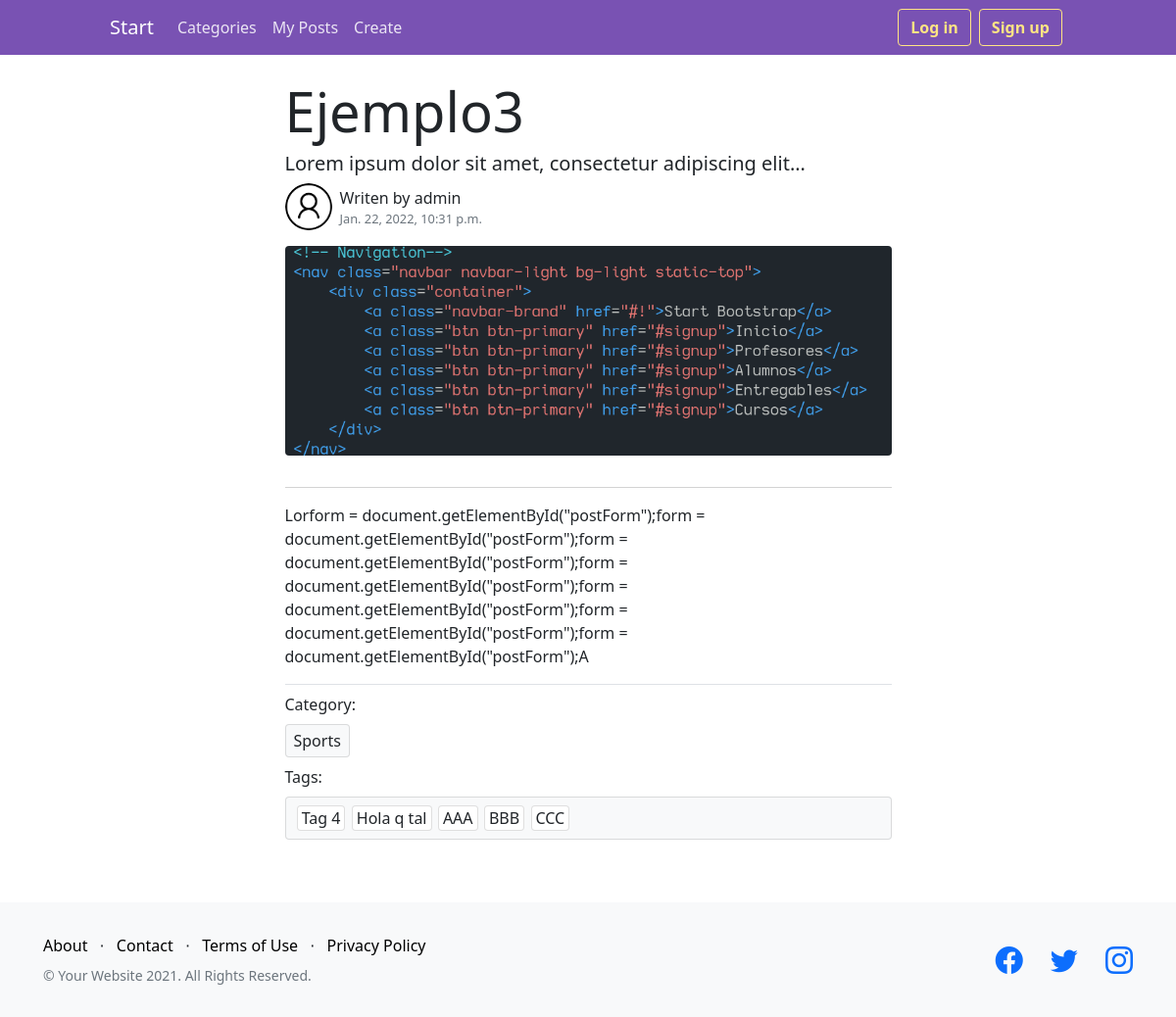
/blog/post/5, run on the app's committed database.
### blog/models.py (models this page shows, shortened)
class Post(models.Model):
    title = models.CharField(max_length=200)
    subtitle = models.CharField(max_length=200)
    date = models.DateTimeField(auto_now_add=True)
    content = RichTextField()
    image = models.ImageField(upload_to=custom_upload_to, blank=True)
    user = models.ForeignKey(User, on_delete=CASCADE)
    tags = models.ManyToManyField("Tag", blank=True)
    category = models.ForeignKey(Category, on_delete=CASCADE)
    class Meta:
        verbose_name = "post"
        verbose_name_plural = "posts"
        ordering = ["date", "title"]

class Category(models.Model):
    name = models.CharField(max_length=40)
    def __str__(self):
        return self.name
    class Meta:
        verbose_name_plural = "categories"

class Tag(models.Model):
    name = models.CharField(max_length=40, unique=True)
    def __str__(self):
        return self.name

### blog/views.py (the view)
# urls.py: path('post/<int:post_id>', views.get_post, name='Post'),
def get_post(request, post_id):
    post = Post.objects.get(id=post_id)
    tags = post.tags.all()
    author_avatar_url = Profile.avatar_url(post.user)
    return render(
        request,
        "blog/post.html",
        {"page": post.title, "post": post, "tags": tags, "avatar": author_avatar_url},
    )

### accounts/models.py (called while the page is built)
    def avatar_url(user):
        url = None
        try:
            url = Profile.objects.get(user=user).avatar.url
        except ObjectDoesNotExist:
            pass
        except ValueError:
            pass
        if url is None:
            url = str(settings.MEDIA_URL) + "profiles/default.png"
        return url

### blog/templates/blog/post.html
{% extends 'layout.html' %} {% block content %}
<div class="post-info">
  <div class="d-flex flex-column flex-xl-row-reverse justify-content-between">
    {% if post.user.id == user.id %}
      <div class="col-xl-auto col-12 d-flex flex-column">
        <a href="{% url 'Update' post.id %}" class="btn secondary-btn mb-1 d-block d-xl-inline w-100">
          Edit
        </a>
        <a href="{% url 'Delete' post.id %}" class="btn danger-btn mb-3 d-block d-xl-inline w-100">
          Delete
        </a>
      </div>
      <h3 class="display-4 col-xl-10">{{ post.title }}</h3>
    {% else %}
       <h3 class="display-4 w-100">{{ post.title }}</h3>
    {% endif %}
  </div>
  <h6 class="lead">{{ post.subtitle }}</h6>
  <a
    class="d-flex justify-content-start align-items-center link-container"
    href="{% url 'Profile' post.user.id %}"
  >
    <img src="{{ avatar }}" alt="author-avatar" class="author-avatar" />
    <div class="ms-2 d-flex flex-column">
      <span class="">Writen by {{ post.user }}</span>
      <span class="text-muted post-date">{{ post.date }}</span>
    </div>
  </a>
  <img src="{{ post.image.url }}" alt="post" class="w-100 post-image my-3" />
</div>
<div class="mt-3">{{ post.content | safe }}</div>
<div class="py-2 border-top">
  <span class="d-block">Category:</span>
  <a href="{% url 'Categories' %}?category={{ post.category.id }}" class="card bg-light fit-content px-2 py-1 my-2">{{ post.category }}</a>
  <span class="d-block">Tags:</span>
  <ul id="tagList" class="card bg-light mt-2 p-2 tag-list-ro">
    {% if tags %}
      {% for tag in tags %}
        <li class="card px-1">
          {{ tag }}
        </li>
      {% endfor %}
    {% else %}
      <span class="text-center text-muted w-100" id="noTagsText">No tags added</span>
    {% endif %}
  </ul>
</div>
{% endblock content %}

### DjangoBlog/static/styles.css (style rules this page uses)
:root { --main-color: rgb(121, 82, 179); --secondary-color:rgb(255, 228, 132); --secondary-color-light:rgba(255, 228, 132, .8); --danger-color: rgb(239, 145, 145); --danger-color-light: rgb(245, 158, 158); --bootstrap-primary-color: #0d6efd; }
.post-image { border-radius: 0.25em; }
.post-info { border-bottom: 1px lightgray solid; padding-bottom: 1rem; }
a.card { text-decoration: none; color: inherit; }
.link-container { text-decoration: none; color: inherit; cursor: pointer; }
.post-date { font-size: .8em; }
.author-avatar { width: 3em; aspect-ratio: 1; border-radius: 100%; }
.fit-content { width: fit-content; }
.tag-list, .tag-list-ro { min-height: 1em; list-style: none; display: flex; flex-direction: row; flex-wrap: wrap; }
.tag-list > li, .tag-list-ro > li { margin: 0 .2rem; transition: background-color 100ms; width: fit-content; }

### data on the page
Post: title "Ejemplo3", subtitle "Lorem ipsum dolor sit amet, consectetur adipiscing elit...", user "admin", date "Jan. 22, 2022, 10:31 p.m.", image (picture), content "Lorform = document.getElementById(\"postForm\");form = document.getElementById(\"postForm\");form = document.getElementById(\"postForm\");form = document.getElementById(\"postForm\");form = document.getElementById(\"postForm\");form = document.getElementById(\"postForm\");form = document.getElementById(\"postForm\");A", category "Sports"
Tag: name "Tag 4"
Tag: name "Hola q tal"
Tag: name "AAA"
Tag: name "BBB"
Tag: name "CCC"
